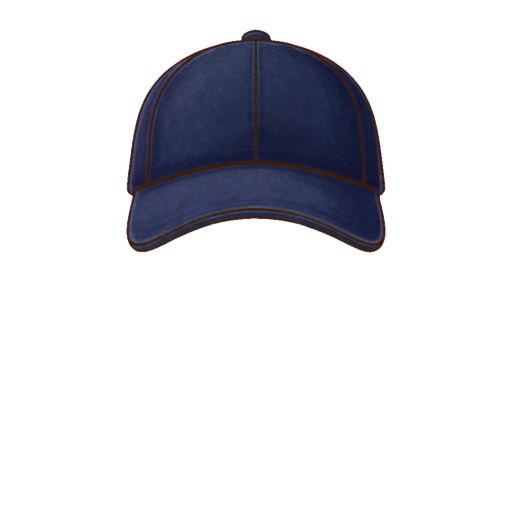
#> input picture layers/sleeping-bag/headwear/baseball-cap.png, 1024 x 1024 px, given in place of 177.jpg, which was not available (shown at 1/2 size)
$ python place_isolated_hat.py
#> lines starting #> are read from the running program, lines starting #| are printed output that depends on the picture; pictures that were not available may be replaced by others from this repository, and a replacement may not be noted
### src/warm_company/matte.py
"""Knock out generation mattes with despill and fringe QA.

Production matte is MAGENTA #FF00FF. Cyan leftover from v1 is still keyed.
"""

from __future__ import annotations

from pathlib import Path

from PIL import Image, ImageChops, ImageFilter, ImageOps

CANVAS = (1024, 1024)
KEY_MAGENTA = (255, 0, 255)
KEY_CYAN = (0, 255, 255)


def _resize_to_canvas(image: Image.Image) -> Image.Image:
    if image.size == CANVAS:
        return image
    return image.resize(CANVAS, Image.Resampling.LANCZOS)


def _corner_median(pixels, w: int, h: int) -> tuple[int, int, int]:
    samples: list[tuple[int, int, int]] = []
    for ox, oy in ((2, 2), (w - 8, 2), (2, h - 8), (w - 8, h - 8)):
        for dy in range(6):
            for dx in range(6):
                samples.append(pixels[ox + dx, oy + dy][:3])
    n = len(samples) // 2
    return (
        sorted(s[0] for s in samples)[n],
        sorted(s[1] for s in samples)[n],
        sorted(s[2] for s in samples)[n],
    )


def chroma_key(
    image: Image.Image,
    keys: tuple[tuple[int, int, int], ...] = (KEY_MAGENTA, KEY_CYAN),
    threshold: int = 48,
    corner_fallback: bool = True,
) -> Image.Image:
    """Soft-key magenta/cyan/dusty-rose mattes, despill remaining edge, contract 1px."""
#> called with keys = ((255, 0, 255), (0, 255, 255)), threshold = 80, corner_fallback = True
    image = _resize_to_canvas(image.convert("RGBA"))
#> image is the input picture: PIL image 1024x1024 RGBA; mean R, G, B, A 207.3, 14.2, 218.3, 42.1
    pixels = image.load()
    w, h = image.size
#> w = 1024; h = 1024
    extra = list(keys)
#> extra = [(255, 0, 255), (0, 255, 255)]
    bg = None
    if corner_fallback:
        bg = _corner_median(pixels, w, h)
#> bg = (243, 10, 250)
        extra.append(bg)
        # Grainy generation mattes need a wider first pass than #FF00FF.
        threshold = max(threshold, 64)

    for y in range(h):
        for x in range(w):
            pr, pg, pb, pa = pixels[x, y]
            mag = (pr + pb) / 2 - pg
            cyn = (pg + pb) / 2 - pr
            # True chroma keys plus dusty rose/paper-grain magenta used by Imagine.
            is_mag = pr > 150 and pb > 150 and pg < 130 and mag > 40
            is_rose = pr > 140 and pg < 125 and pb > 70 and pr > pg + 35 and mag > 28
            is_cyn = pg > 150 and pb > 150 and pr < 110 and cyn > 40
            dist = min(abs(pr - kr) + abs(pg - kg) + abs(pb - kb) for kr, kg, kb in extra)
            if dist <= threshold or is_mag or is_rose or is_cyn:
                pixels[x, y] = (pr, pg, pb, 0)
                continue
            if dist <= threshold * 2:
                t = dist / (threshold * 2)
                t = max(0.0, min(1.0, t))
                na = int(pa * t)
                if mag > cyn:
                    pg2 = pg
                    pr2 = pr - int((pr - pg) * 0.55)
                    pb2 = pb - int((pb - pg) * 0.55)
                else:
                    pr2 = pr
                    pg2 = pg - int((pg - pr) * 0.55)
                    pb2 = pb - int((pb - pr) * 0.55)
                pixels[x, y] = (max(0, pr2), max(0, pg2), max(0, pb2), na)
            else:
                if mag > 18:
                    pr = pr - int(mag * 0.25)
                    pb = pb - int(mag * 0.25)
                    pixels[x, y] = (max(0, pr), pg, max(0, pb), pa)
                elif cyn > 18:
                    pg = pg - int(cyn * 0.25)
                    pb = pb - int(cyn * 0.25)
                    pixels[x, y] = (pr, max(0, pg), max(0, pb), pa)
    # Contract 1px of leftover matte fringe, then restore 1px of natural AA.
    alpha = image.getchannel("A")
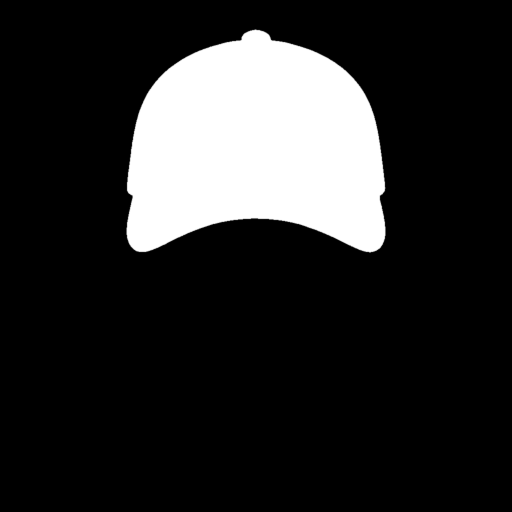
#> alpha: PIL image 1024x1024 L (shown at 1/2 size); min 0, max 255, mean 42.1
    contracted = alpha.filter(ImageFilter.MinFilter(3))
    restored = contracted.filter(ImageFilter.MaxFilter(3))
    # Keep the more conservative of original vs restored on near-zero pixels.
    image.putalpha(ImageChops.darker(alpha, restored.filter(ImageFilter.GaussianBlur(0.6))))
    return image


def fringe_report(image: Image.Image) -> dict:
    """Count remaining cyan/magenta contamination on opaque-ish pixels."""
    image = image.convert("RGBA")
    px = image.load()
    w, h = image.size
    cyan = magenta = 0
    opaque = 0
    for y in range(h):
        for x in range(w):
            r, g, b, a = px[x, y]
            if a < 24:
                continue
            opaque += 1
            if (g + b) / 2 - r > 40 and a < 220:
                cyan += 1
            if (r + b) / 2 - g > 40 and a < 220:
                magenta += 1
    return {
        "opaque_px": opaque,
        "cyan_fringe_px": cyan,
        "magenta_fringe_px": magenta,
        "ok": cyan < 80 and magenta < 80,
    }


def strip_key_fringe(image: Image.Image) -> Image.Image:
    """Knock down cyan/magenta antialias leftover without eating umber outlines."""
    image = image.convert("RGBA")
    box = image.getchannel("A").getbbox()
#> box = (251, 57, 773, 507)
    if not box:
        return image
    px = image.load()
    x0, y0, x1, y1 = box
#> x0 = 251; y0 = 57; x1 = 773; y1 = 507
    for y in range(y0, y1):
        for x in range(x0, x1):
            r, g, b, a = px[x, y]
            if a < 16 or a > 236:
                continue
            mag = (r + b) / 2 - g
            cyn = (g + b) / 2 - r
            if cyn > 28 and g > 130 and r < 130:
                px[x, y] = (r, max(0, g - 40), max(0, b - 40), int(a * 0.2))
            elif mag > 36 and r > 150 and g < 140:
                px[x, y] = (max(0, r - 40), g, max(0, b - 40), int(a * 0.25))
    return image


# [16 lines left out: functions clip_to_mask, process_file, not called in this run]

### scripts/place_isolated_hat.py
"""Chroma-key an isolated hat and park it on the wearing-shot bbox."""

from __future__ import annotations

import sys
from pathlib import Path

from PIL import Image, ImageFilter

ROOT = Path(__file__).resolve().parents[1]
sys.path.insert(0, str(ROOT / "src"))

from warm_company.matte import chroma_key, fringe_report, strip_key_fringe  # noqa: E402

CANVAS = (1024, 1024)
SESSION = Path(r"C:\Users\richa\.grok\sessions\R%3A%5C\01a05d66-64a7-7ee3-a89c-377f340855c5\images")


def place(src: Path, dest: Path, box: tuple[int, int, int, int]) -> None:
    hat = chroma_key(Image.open(src), threshold=80)
    hat = strip_key_fringe(hat)
    a = hat.getchannel("A")
    a = a.filter(ImageFilter.MinFilter(3)).filter(ImageFilter.GaussianBlur(0.5))
    hat.putalpha(a)
    hb = hat.getchannel("A").getbbox()
#> hb = (252, 58, 772, 506)
    if not hb:
        raise SystemExit(f"empty hat {src}")
    crop = hat.crop(hb)
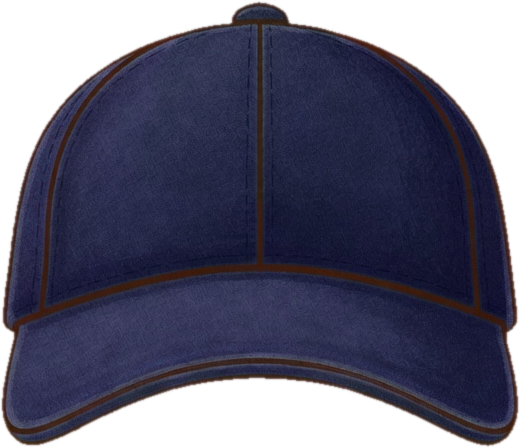
#> crop: PIL image 520x448 RGBA; mean R, G, B, A 88.4, 32.3, 107.7, 187.1; transparent parts drawn white
    x0, y0, x1, y1 = box
    tw, th = max(8, x1 - x0), max(8, y1 - y0)
    crop = crop.resize((tw, th), Image.Resampling.LANCZOS)
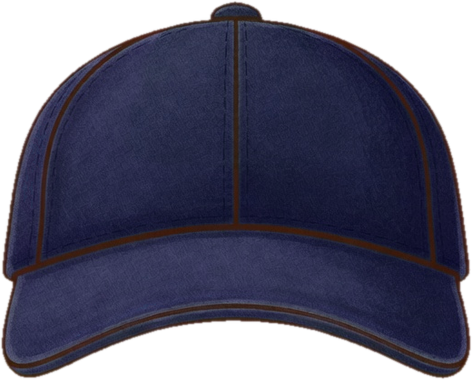
#> crop: PIL image 472x380 RGBA; mean R, G, B, A 31.1, 30.1, 49.5, 187.1; transparent parts drawn white
    canvas = Image.new("RGBA", CANVAS, (0, 0, 0, 0))
#> canvas: PIL image 1024x1024 RGBA; every value is 0
    canvas.paste(crop, (x0, y0), crop)
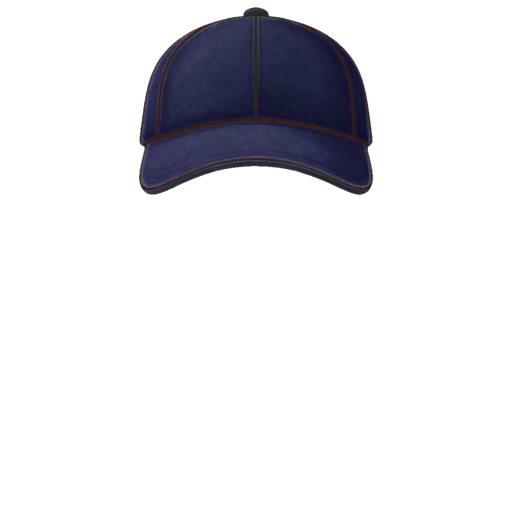
#> canvas: PIL image 1024x1024 RGBA (shown at 1/2 size); mean R, G, B, A 5.1, 5.1, 8.4, 31.8; transparent parts drawn white
    dest.parent.mkdir(parents=True, exist_ok=True)
    canvas.save(dest)
    bb = canvas.getchannel("A").getbbox()
#> bb = (277, 13, 747, 391)
    print(f"{dest.name} placed {tw}x{th} at {box} out={bb} fringe={fringe_report(canvas)['magenta_fringe_px']}")
#> after the loop in fringe_report, `for y in range(h):`: cyan = 0; opaque = 132244
#| beanie.png placed 472x380 at (276, 12, 748, 392) out=(277, 13, 747, 391) fringe=0


# Isolated extract -> dest, wearing-shot bbox (where the hat sat on the character)
JOBS = [
    ("177.jpg", "sleeping-bag/headwear/beanie.png", (276, 12, 748, 392)),
    ("180.jpg", "small-tent/headwear/beanie.png", (250, 48, 774, 420)),
    ("179.jpg", "small-tent/headwear/bucket-hat.png", (190, 110, 834, 400)),
    ("181.jpg", "large-tent/headwear/beanie.png", (250, 40, 774, 400)),
]


def main() -> None:
    for src_name, rel, box in JOBS:
        place(SESSION / src_name, ROOT / "layers" / rel, box)
#> pass 2 of the loop in main, `for src_name, rel, box in JOBS:`:
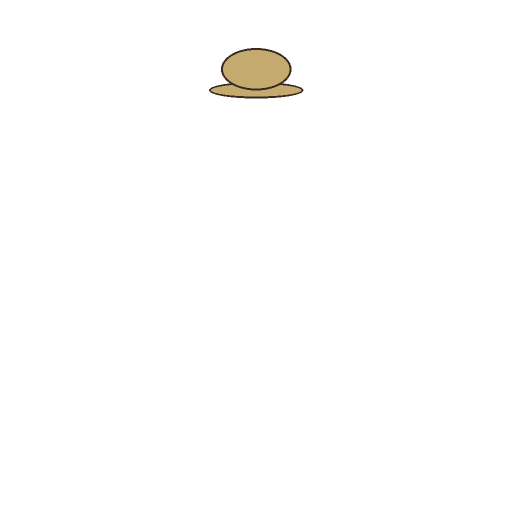
#> input picture layers/sleeping-bag/headwear/bucket-hat.png, 1024 x 1024 px, given in place of 180.jpg, which was not available (shown at 1/2 size)
#> in chroma_key, image is the input picture: PIL image 1024x1024 RGBA; mean R, G, B, A 2.1, 1.8, 1.2, 3.2
#> bg = (0, 0, 0)
#> in chroma_key (call 2), `alpha = image.getchannel("A")`:
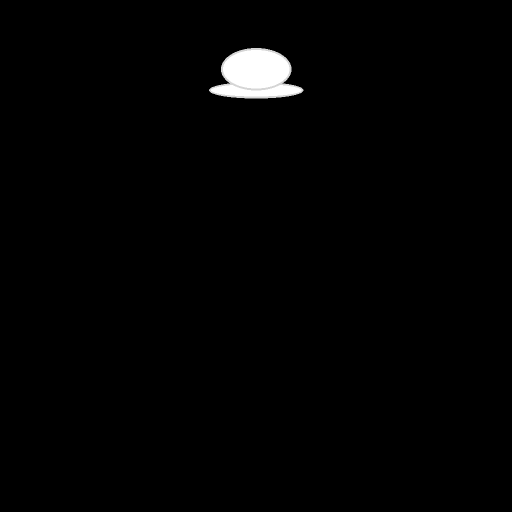
#> alpha: PIL image 1024x1024 L (shown at 1/2 size); min 0, max 255, mean 3.1
#> hb = (417, 95, 608, 198)
#> in place (call 2), `canvas.paste(crop, (x0, y0), crop)`:
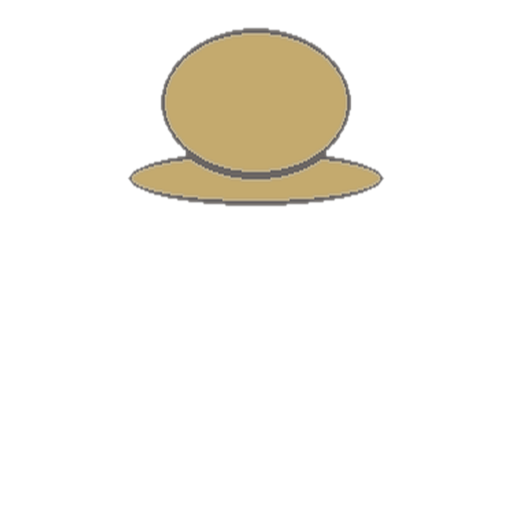
#> canvas: PIL image 1024x1024 RGBA (shown at 1/2 size); mean R, G, B, A 20.2, 17.5, 11.5, 27.6; transparent parts drawn white
#> bb = (254, 53, 770, 415)
#| beanie.png placed 524x372 at (250, 48, 774, 420) out=(254, 53, 770, 415) fringe=0


if __name__ == "__main__":
#> (the run stopped early here; a loop or call above may not have finished)
